Frame 1 (no input): blank canvas, image omitted
Frame 60 (no input): blank canvas, image omitted
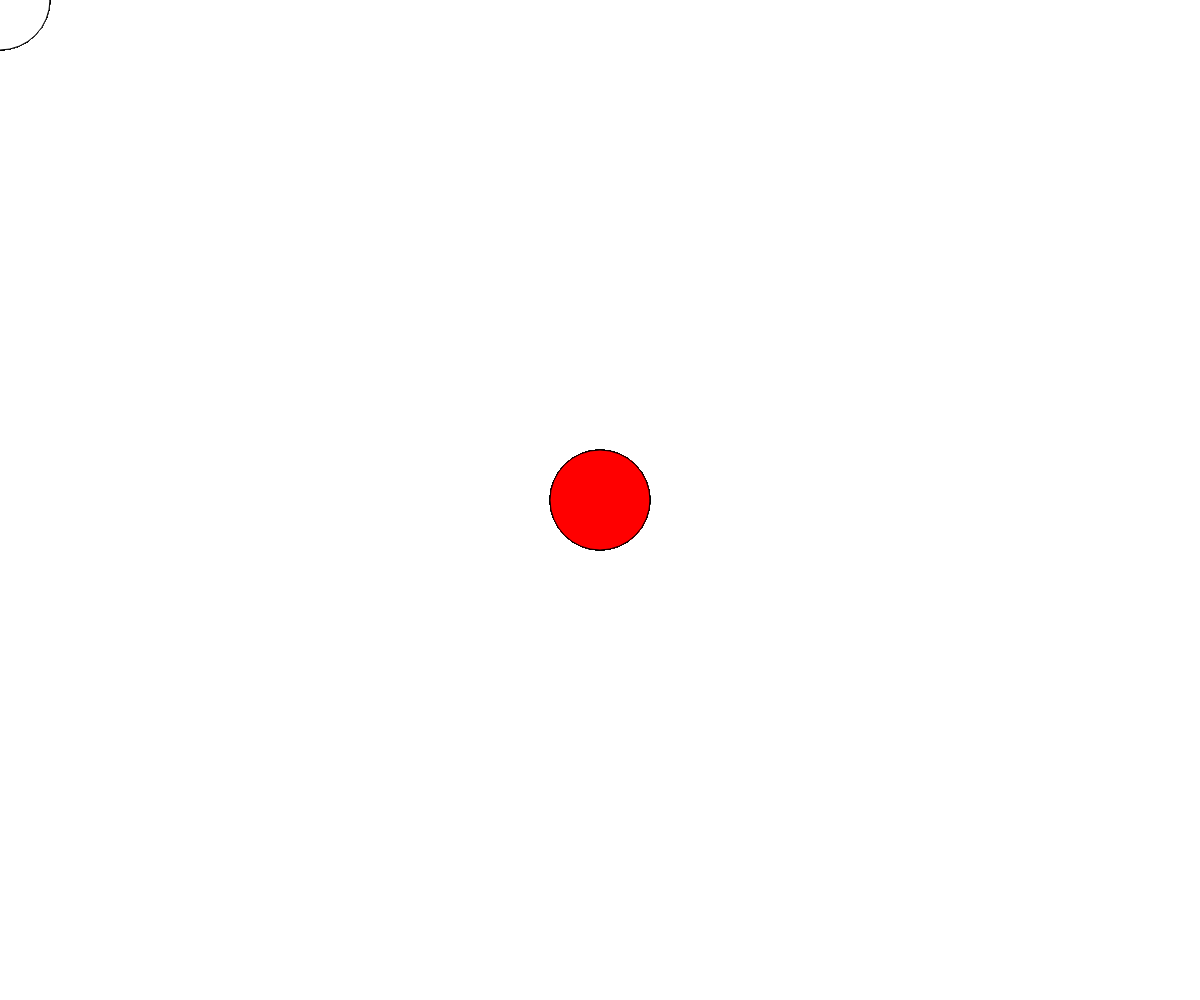
Frame 120 (the mouse pressed at the canvas centre since frame 60)

The p5.js sketch whose frames 1 and 60 were blank and that drew this single picture after the mouse press (run headless with seeded random() and noise() and a simulated clock; from frame 60 on, the mouse is pressed at the canvas centre):

// p5.js sketch
// ── sketch.js
function setup() {
  let cnv = createCanvas(windowWidth, windowHeight);
}
function draw() {
 //when mouse button is pressed, circles turn black
if (mouseIsPressed === true) {
  fill('red');
} else {
  fill(255);
}


//white circles drawn at mouse position
circle(mouseX, mouseY, 100);

console.log("p5.js is running!");
}
function windowResized() {
  resizeCanvas(windowWidth, windowHeight);
}
// ── style.css
html, body {
  margin: 0;
  padding: 0;
}

canvas {
  display: block;
  position: fixed;
  top: 0;
  left: 0;
  z-index: 0;
}
html { 
  background-color: blue;
  color: orange;
}
.MainHeader { 
  text-align: center;
  font-style: italic;
  margin-top: 50px;
}

h1, h2, p{ 
  margin: 0;
}
.Part { 
background-color: red;
padding: 10px;
border: 1px solid black;
margin: 50px 0px 50px 0px;
}

#PartFive {
  background-color: antiquewhite;

}
body { 
  max-width: 600px;
  margin: auto;
  background-color: green;
}

img, video, audio, object {
  width: 100%;
  margin-top: 10px;
}
object { 
  aspect-ratio: 4/3;
}
.Nav a {
  color: violet; 
  text-decoration: none;
}
.Nav {
  position: fixed;
  top: 10px;
  right: 10px;
}

.Nav-list{
   list-style-type: none;
   padding: 0;
   margin: 0;
}
.Nav-item { 
  display: inline-block;
  background: black;
  padding: 5px;
}

/*blocks stack on top of each other. 
blocks automatically take up the whole width of the page. 
inline elements wrap and take up the space they need.*/ 
